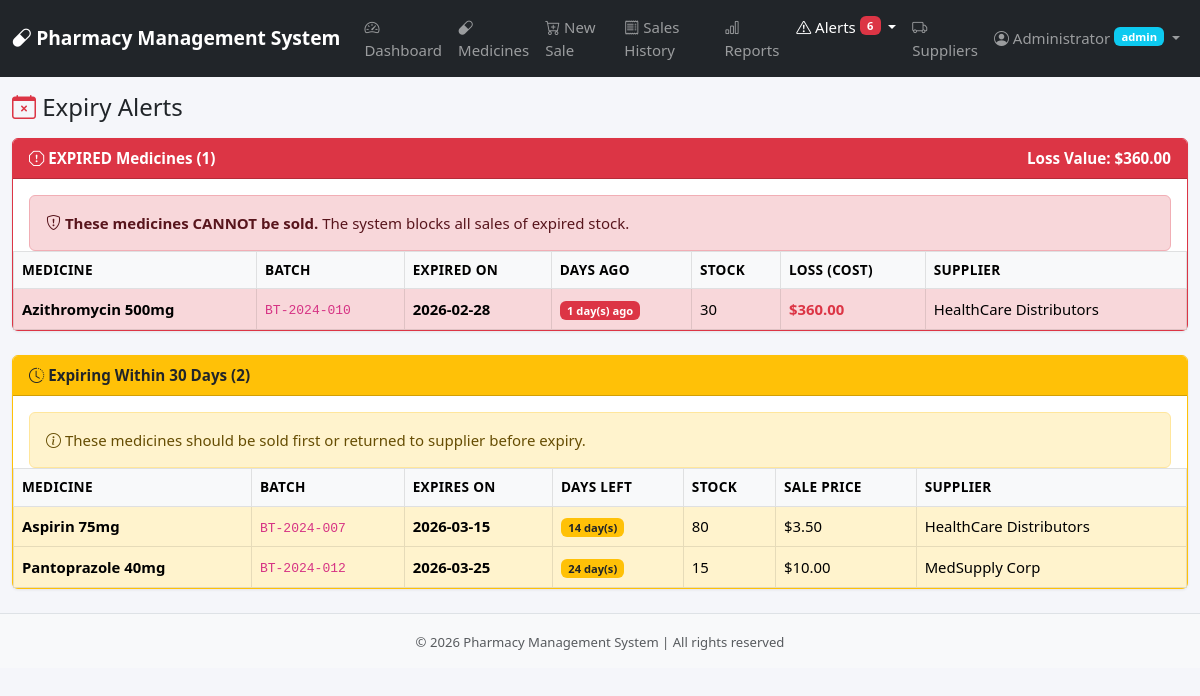
Screenshot of /admin/expiry_alerts.php (signed in) with the database file from the repository.
### tables this page shows
CREATE TABLE `medicines` (
    `id` INT UNSIGNED AUTO_INCREMENT PRIMARY KEY,
    `name` VARCHAR(200) NOT NULL,
    `batch_number` VARCHAR(50) NOT NULL,
    `expiry_date` DATE NOT NULL,
    `purchase_price` DECIMAL(10,2) NOT NULL CHECK (`purchase_price` > 0),
    `sale_price` DECIMAL(10,2) NOT NULL CHECK (`sale_price` > 0),
    `quantity` INT NOT NULL DEFAULT 0 CHECK (`quantity` >= 0),
    `supplier_id` INT UNSIGNED DEFAULT NULL,
    `created_at` DATETIME NOT NULL DEFAULT CURRENT_TIMESTAMP,
    `updated_at` DATETIME DEFAULT NULL ON UPDATE CURRENT_TIMESTAMP,
    INDEX `idx_medicines_name` (`name`),
    INDEX `idx_medicines_expiry` (`expiry_date`),
    INDEX `idx_medicines_batch` (`batch_number`),
    INDEX `idx_medicines_quantity` (`quantity`),
    CONSTRAINT `fk_medicines_supplier` FOREIGN KEY (`supplier_id`) REFERENCES `suppliers`(`id`) ON DELETE SET NULL
);

CREATE TABLE `suppliers` (
    `id` INT UNSIGNED AUTO_INCREMENT PRIMARY KEY,
    `name` VARCHAR(150) NOT NULL,
    `phone` VARCHAR(20) DEFAULT NULL,
    `email` VARCHAR(150) DEFAULT NULL,
    `address` TEXT DEFAULT NULL,
    `created_at` DATETIME NOT NULL DEFAULT CURRENT_TIMESTAMP
);

### config/db.php (called while the page is built, shortened)
<?php
function h($string) {
    return htmlspecialchars($string, ENT_QUOTES, 'UTF-8');
}

### admin/expiry_alerts.php (the view, shortened to what this page needs)
<?php
require_once __DIR__ . '/../includes/header.php';
$db = getDB();
$today = date('Y-m-d');
$expired = $db->query("SELECT m.*, s.name as supplier_name FROM medicines m
    LEFT JOIN suppliers s ON m.supplier_id = s.id
    WHERE m.expiry_date < CURDATE() AND m.quantity > 0
    ORDER BY m.expiry_date ASC")->fetchAll();
$stmt = $db->prepare("SELECT m.*, s.name as supplier_name FROM medicines m
    LEFT JOIN suppliers s ON m.supplier_id = s.id
    WHERE m.expiry_date BETWEEN CURDATE() AND DATE_ADD(CURDATE(), INTERVAL :days DAY) AND m.quantity > 0
    ORDER BY m.expiry_date ASC");
$stmt->execute(['days' => EXPIRY_WARNING_DAYS]);
$expiringSoon = $stmt->fetchAll();
$totalExpiredValue = 0;
foreach ($expired as $m) {
    $totalExpiredValue += $m['purchase_price'] * $m['quantity'];
}
?>
<h4 class="mb-3"><i class="bi bi-calendar-x text-danger"></i> Expiry Alerts</h4>
<?php if (!empty($expired)): ?>
<div class="card border-danger mb-4">
    <div class="card-header bg-danger text-white fw-semibold d-flex justify-content-between align-items-center">
        <span><i class="bi bi-exclamation-octagon"></i> EXPIRED Medicines (<?= count($expired) ?>)</span>
        <span>Loss Value: $<?= number_format($totalExpiredValue, 2) ?></span>
    </div>
    <div class="card-body p-0">
        <div class="alert alert-danger m-3 mb-0">
            <i class="bi bi-shield-exclamation"></i> <strong>These medicines CANNOT be sold.</strong> The system blocks all sales of expired stock.
        </div>
        <div class="table-responsive">
            <table class="table table-bordered table-hover mb-0">
                <thead class="table-light">
                    <tr>
                        <th>Medicine</th>
                        <th>Batch</th>
                        <th>Expired On</th>
                        <th>Days Ago</th>
                        <th>Stock</th>
                        <th>Loss (Cost)</th>
                        <th>Supplier</th>
                    </tr>
                </thead>
                <tbody>
                    <?php foreach ($expired as $m):
                        $daysAgo = (int)((strtotime($today) - strtotime($m['expiry_date'])) / 86400);
                        $loss = $m['purchase_price'] * $m['quantity'];
                    ?>
                    <tr class="table-danger">
                        <td class="fw-semibold"><?= h($m['name']) ?></td>
                        <td><code><?= h($m['batch_number']) ?></code></td>
                        <td class="fw-bold"><?= h($m['expiry_date']) ?></td>
                        <td><span class="badge bg-danger"><?= $daysAgo ?> day(s) ago</span></td>
                        <td><?= $m['quantity'] ?></td>
                        <td class="fw-bold text-danger">$<?= number_format($loss, 2) ?></td>
                        <td><?= h($m['supplier_name'] ?? '—') ?></td>
                    </tr>
                    <?php endforeach; ?>
                </tbody>
            </table>
        </div>
    </div>
</div>
<?php endif; ?>
<?php if (!empty($expiringSoon)): ?>
<div class="card border-warning mb-4">
    <div class="card-header bg-warning text-dark fw-semibold">
        <i class="bi bi-clock-history"></i> Expiring Within <?= EXPIRY_WARNING_DAYS ?> Days (<?= count($expiringSoon) ?>)
    </div>
    <div class="card-body p-0">
        <div class="alert alert-warning m-3 mb-0">
            <i class="bi bi-info-circle"></i> These medicines should be sold first or returned to supplier before expiry.
        </div>
        <div class="table-responsive">
            <table class="table table-bordered table-hover mb-0">
                <thead class="table-light">
                    <tr>
                        <th>Medicine</th>
                        <th>Batch</th>
                        <th>Expires On</th>
                        <th>Days Left</th>
                        <th>Stock</th>
                        <th>Sale Price</th>
                        <th>Supplier</th>
                    </tr>
                </thead>
                <tbody>
                    <?php foreach ($expiringSoon as $m):
                        $daysLeft = (int)((strtotime($m['expiry_date']) - strtotime($today)) / 86400);
                    ?>
                    <tr class="<?= $daysLeft <= 7 ? 'table-danger' : 'table-warning' ?>">
                        <td class="fw-semibold"><?= h($m['name']) ?></td>
                        <td><code><?= h($m['batch_number']) ?></code></td>
                        <td class="fw-bold"><?= h($m['expiry_date']) ?></td>
                        <td>
                            <span class="badge <?= $daysLeft <= 7 ? 'bg-danger' : 'bg-warning text-dark' ?>">
                                <?= $daysLeft ?> day(s)
                            </span>
                        </td>
                        <td><?= $m['quantity'] ?></td>
                        <td>$<?= number_format($m['sale_price'], 2) ?></td>
                        <td><?= h($m['supplier_name'] ?? '—') ?></td>
                    </tr>
                    <?php endforeach; ?>
                </tbody>
            </table>
        </div>
    </div>
</div>
<?php endif; ?>
<?php require_once __DIR__ . '/../includes/footer.php'; ?>

### assets/css/style.css (style rules this page uses)
body { font-size: 15px; background-color: #f5f6fa; }
.card { box-shadow: 0 1px 3px rgba(0,0,0,0.08); border-radius: 6px; }
.card-header { font-size: 0.95rem; }
.table th { font-size: 0.85rem; text-transform: uppercase; letter-spacing: 0.3px; white-space: nowrap; }
.table td { font-size: 0.93rem; vertical-align: middle; }
.badge { font-weight: 600; }

### rows the page displays
medicines: name "Azithromycin 500mg", batch_number "BT-2024-010", expiry_date "2026-02-28", expiry_date "1", quantity "30", loss "360.00", supplier.name "HealthCare Distributors"
medicines: name "Aspirin 75mg", batch_number "BT-2024-007", expiry_date "2026-03-15", expiry_date "14", quantity "80", sale_price "3.50", supplier.name "HealthCare Distributors"
medicines: name "Pantoprazole 40mg", batch_number "BT-2024-012", expiry_date "2026-03-25", expiry_date "24", quantity "15", sale_price "10.00", supplier.name "MedSupply Corp"

### other values shown
APP_NAME "Pharmacy Management System"
$totalAlerts "6"
$_SESSION['user_name'] "Administrator"
$_SESSION['user_role'] "admin"
count($expired) "1"
$totalExpiredValue "360.00"
EXPIRY_WARNING_DAYS "30"
count($expiringSoon) "2"
